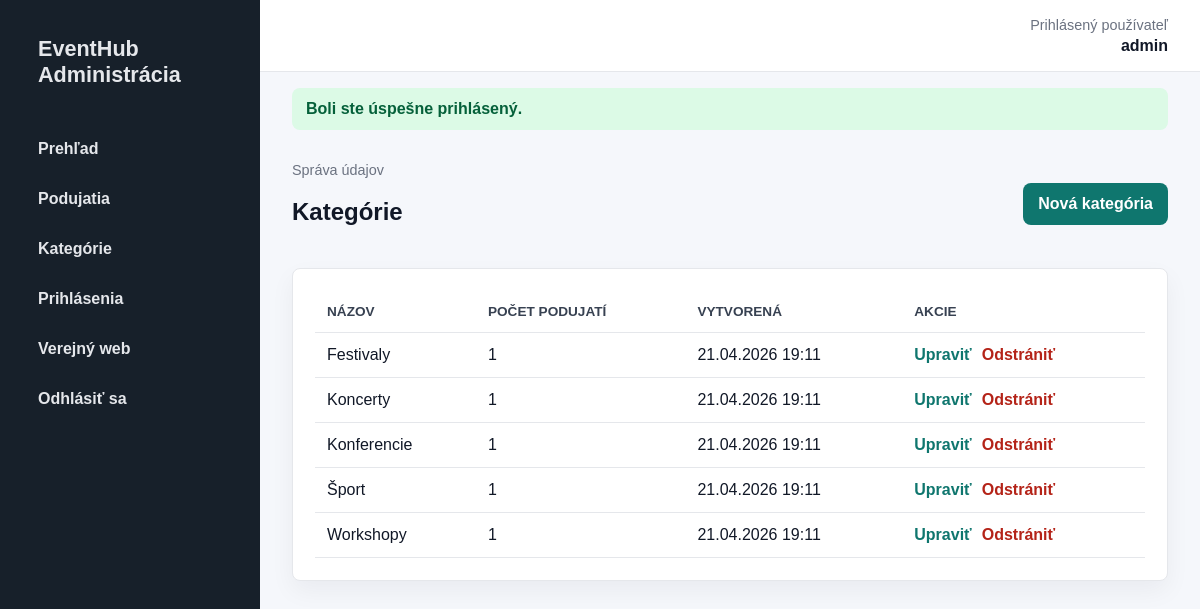
Screenshot of /index.php?page=admin_categories (signed in) with the database file from the repository.
### tables this page shows
CREATE TABLE categories (
    id INT UNSIGNED AUTO_INCREMENT,
    name VARCHAR(120) NOT NULL,
    created_at TIMESTAMP NOT NULL DEFAULT CURRENT_TIMESTAMP,

    PRIMARY KEY (id),
    UNIQUE KEY idx_categories_name (name)
);

### core/Controller.php (called while the page is built, shortened)
<?php
class Controller
{
    protected function render(string $view, array $data = [], bool $admin = false): void
    {
        extract($data, EXTR_SKIP);
        $viewFile = APP_ROOT . '/views/' . $view . '.php';
        require $viewFile;
    }
}

### controllers/CategoryController.php (called while the page is built, shortened)
<?php
class CategoryController extends Controller
{
    private Category $categoryModel;
    public function __construct()
    {
        $this->categoryModel = new Category();
    }
    public function adminIndex(): void
    {
        $this->render('admin/categories/index', [
            'pageTitle' => 'Správa kategórií',
            'categories' => $this->categoryModel->all(),
        ], true);
    }
}

### index.php (called while the page is built, shortened)
<?php
spl_autoload_register(function (string $className): void {
    $directories = ['config', 'core', 'models', 'controllers'];
    foreach ($directories as $directory) {
        $file = __DIR__ . '/' . $directory . '/' . $className . '.php';
        if (is_file($file)) {
            return;
        }
    }
});
$routes = [
    'home' => [HomeController::class, 'index'],
    'events' => [EventController::class, 'index'],
    'event_detail' => [EventController::class, 'detail'],
    'contact' => [ContactController::class, 'index'],
    'register' => [UserController::class, 'register'],
    'user_login' => [AuthController::class, 'login'],
    'user_logout' => [UserController::class, 'logout'],
    'profile' => [UserController::class, 'profile'],
    'event_register' => [EventController::class, 'registerForEvent'],
    'event_unregister' => [EventController::class, 'unregisterFromEvent'],
    'event_ics' => [EventController::class, 'downloadIcs'],
    'login' => [AuthController::class, 'login'],
    'logout' => [AuthController::class, 'logout'],
    'admin_dashboard' => [AdminController::class, 'dashboard'],
    'admin_registrations' => [AdminController::class, 'registrations'],
    'admin_events' => [EventController::class, 'adminIndex'],
    'admin_event_create' => [EventController::class, 'adminCreate'],
    'admin_event_edit' => [EventController::class, 'adminEdit'],
    'admin_event_delete' => [EventController::class, 'adminDelete'],
    'admin_categories' => [CategoryController::class, 'adminIndex'],
    'admin_category_create' => [CategoryController::class, 'adminCreate'],
    'admin_category_edit' => [CategoryController::class, 'adminEdit'],
    'admin_category_delete' => [CategoryController::class, 'adminDelete'],
];
$page = $_GET['page'] ?? 'home';
[$controllerName, $method] = $routes[$page];
try {
    $controller = new $controllerName();
    $controller->$method();
} catch (Throwable $exception) {
    http_response_code(500);
    error_log($exception->getMessage());
    $pageTitle = 'Chyba aplikácie';
    $errorMessage = 'Nastala neočakávaná chyba. Skontrolujte konfiguráciu databázy alebo to skúste neskôr.';
    require __DIR__ . '/views/partials/header.php';
    require __DIR__ . '/views/error.php';
    require __DIR__ . '/views/partials/footer.php';
}

### core/Helpers.php (called while the page is built, shortened)
<?php
function e(?string $value): string
{
    return htmlspecialchars((string) $value, ENT_QUOTES, 'UTF-8');
}
function url(string $page, array $params = []): string
{
    $query = array_merge(['page' => $page], $params);
    return BASE_URL . '?' . http_build_query($query);
}
function format_date(?string $date): string
{
    return date('d.m.Y H:i', strtotime($date));
}

### core/Model.php (called while the page is built, shortened)
<?php
class Model
{
    public function __construct()
    {
        $this->db = Database::getConnection();
    }
}

### config/Database.php (called while the page is built, shortened)
<?php
class Database
{
    private static ?PDO $connection = null;
    public static function getConnection(): PDO
    {
        if (self::$connection === null) {
            $dsn = sprintf(
                'mysql:host=%s;dbname=%s;charset=%s',
                DB_HOST,
                DB_NAME,
                DB_CHARSET
            );
            self::$connection = new PDO($dsn, DB_USER, DB_PASS, [
                PDO::ATTR_ERRMODE => PDO::ERRMODE_EXCEPTION,
                PDO::ATTR_DEFAULT_FETCH_MODE => PDO::FETCH_ASSOC,
                PDO::ATTR_EMULATE_PREPARES => false,
            ]);
        }
        return self::$connection;
    }
}

### models/Category.php (called while the page is built, shortened)
<?php
class Category extends Model
{
    public function all(): array
    {
        $stmt = $this->db->query(
            'SELECT c.id, c.name, c.created_at, COUNT(e.id) AS events_count
             FROM categories c
             LEFT JOIN events e ON e.category_id = c.id
             GROUP BY c.id, c.name, c.created_at
             ORDER BY c.name ASC'
        );
        return $stmt->fetchAll();
    }
}

### views/admin/categories/index.php (the view, shortened to what this page needs)
<section class="admin-page-header">
    <div>
        <p class="muted">Správa údajov</p>
        <h1>Kategórie</h1>
    </div>
    <a class="btn" href="<?= url('admin_category_create') ?>">Nová kategória</a>
</section>
<div class="panel">
    <div class="table-wrap">
        <table>
            <thead>
                <tr>
                    <th>Názov</th>
                    <th>Počet podujatí</th>
                    <th>Vytvorená</th>
                    <th>Akcie</th>
                </tr>
            </thead>
            <tbody>
                <?php foreach ($categories as $category): ?>
                    <tr>
                        <td><?= e($category['name']) ?></td>
                        <td><?= (int) $category['events_count'] ?></td>
                        <td><?= e(format_date($category['created_at'])) ?></td>
                        <td class="actions">
                            <a href="<?= url('admin_category_edit', ['id' => $category['id']]) ?>">Upraviť</a>
                            <a class="danger" href="<?= url('admin_category_delete', ['id' => $category['id']]) ?>">Odstrániť</a>
                        </td>
                    </tr>
                <?php endforeach; ?>
            </tbody>
        </table>
    </div>
</div>

### public/css/admin.css (style rules this page uses)
:root { --bg: #f5f7fb; --surface: #ffffff; --text: #111827; --muted: #6b7280; --line: #e5e7eb; --primary: #0f766e; --primary-dark: #0b5f59; --danger: #b42318; --sidebar: #17202a; }
* { box-sizing: border-box; }
body { margin: 0; background: var(--bg); color: var(--text); font-family: Arial, Helvetica, sans-serif; }
a { color: inherit; text-decoration: none; }
.admin-page-header, .panel-heading { display: flex; justify-content: space-between; gap: 20px; align-items: center; margin-bottom: 22px; }
.muted { margin: 0 0 4px; color: var(--muted); font-size: 0.9rem; }
.btn { display: inline-flex; align-items: center; justify-content: center; min-height: 42px; padding: 9px 15px; border: 0; border-radius: 8px; background: var(--primary); color: #ffffff; font-weight: 800; cursor: pointer; }
.stat-card, .panel { border: 1px solid var(--line); border-radius: 8px; background: var(--surface); box-shadow: 0 10px 24px rgba(17, 24, 39, 0.05); }
.panel { padding: 22px; }
.table-wrap { overflow-x: auto; }
table { width: 100%; border-collapse: collapse; min-width: 680px; }
th, td { padding: 13px 12px; border-bottom: 1px solid var(--line); text-align: left; vertical-align: top; }
th { color: #374151; font-size: 0.85rem; text-transform: uppercase; }
.actions { display: flex; flex-wrap: wrap; gap: 10px; font-weight: 800; }
.actions a { color: var(--primary); }
.actions .danger { color: var(--danger); }

### rows the page displays
categories: name "Festivaly", events_count "1", created_at "21.04.2026 19:11"
categories: name "Koncerty", events_count "1", created_at "21.04.2026 19:11"
categories: name "Konferencie", events_count "1", created_at "21.04.2026 19:11"
categories: name "Šport", events_count "1", created_at "21.04.2026 19:11"
categories: name "Workshopy", events_count "1", created_at "21.04.2026 19:11"

### other values shown
Session::get('admin_username', 'admin') "admin"
$success "Boli ste úspešne prihlásený."
